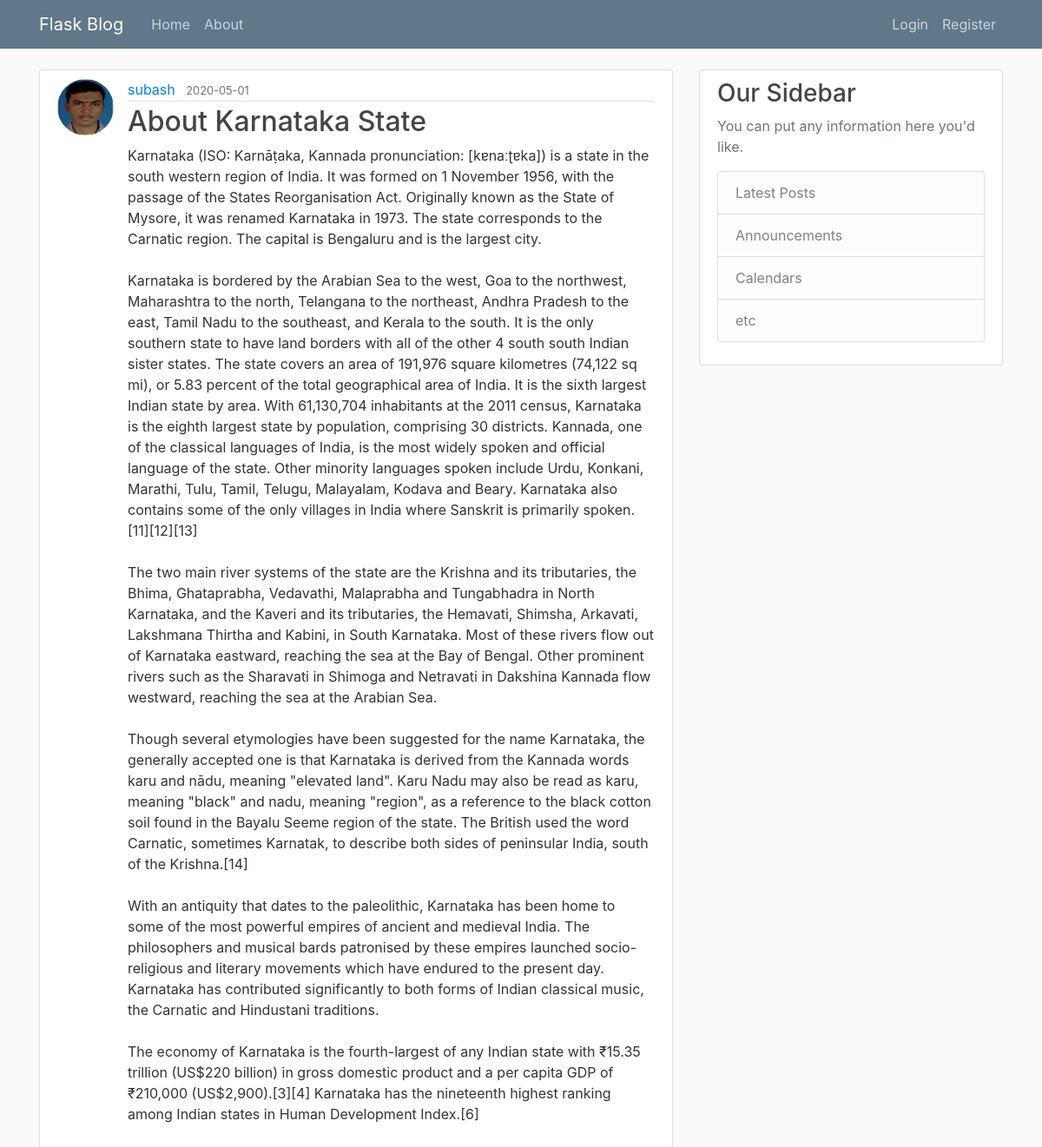
/post/6, run on the app's committed database.
### flaskblog/models.py (models this page shows, shortened)
class User(db.Model, UserMixin):
	id=db.Column(db.Integer, primary_key=True)
	username=db.Column(db.String(20), unique=True,nullable=False)
	email = db.Column(db.String(120), unique=True, nullable=False)
	image_file = db.Column(db.String(20), nullable=False, default='default.jpg')
	password=db.Column(db.String(60), nullable=False)
	posts=db.relationship('Post', backref='author',lazy=True)

class Post(db.Model):
	id=db.Column(db.Integer, primary_key=True)
	title=db.Column(db.String(100), nullable=False)
	date_posted=db.Column(db.DateTime, nullable=False, default=datetime.utcnow)
	content=db.Column(db.Text, nullable=False)
	user_id=db.Column(db.Integer, db.ForeignKey('user.id'), nullable=False)

### flaskblog/posts/routes.py (the view)
@posts.route("/post/<int:post_id>")
def post(post_id):
	post = Post.query.get_or_404(post_id)
	return render_template('post.html', title=post.title, post=post)

### flaskblog/templates/post.html (shortened to what this page needs)
{% extends "layout.html" %}
{% block content %}
		<article class="media content-section">
      <img  class= "rounded-circle article-img" src="{{ url_for('static', filename='profile_pics/'+ post.author.image_file) }}">
  			<div class="media-body">
    			<div class="article-metadata">
      				<a class="mr-2" href="{{ url_for('users.user_posts', username=post.author.username)}}">{{ post.author.username }}</a>
      				<small class="text-muted">{{ post.date_posted.strftime('%Y-%m-%d') }}</small>
    			</div>
    			<h2 class="article-title">{{ post.title }}</h2>
    			<p class="article-content">{{ post.content }}</p>
  			</div>
		</article>
{% endblock content %}

### flaskblog/static/main.css (style rules this page uses)
body { background: #fafafa; color: #333333; margin-top: 5rem; }
h1, h2, h3, h4, h5, h6 { color: #444444; }
.content-section { background: #ffffff; padding: 10px 20px; border: 1px solid #dddddd; border-radius: 3px; margin-bottom: 20px; }
.article-title { color: #444444; }
.article-content { white-space: pre-line; }
.article-img { height: 65px; width: 65px; margin-right: 16px; }
.article-metadata { padding-bottom: 1px; margin-bottom: 4px; border-bottom: 1px solid #e3e3e3 }

### data on the page
User: image_file (picture), author.username "subash"
Post: date_posted "2020-05-01", title "About Karnataka State", content "Karnataka (ISO: Karnāṭaka, Kannada pronunciation: [kɐnaːʈɐka]) is a state in the south western region of India. It was formed on 1 November 1956, with the passage of the States Reorganisation Act. Originally known as the State of Mysore, it was renamed Karnataka in 1973. The state corresponds to the Carnatic region. The capital is Bengaluru and is the largest city. Karnataka is bordered by the Arabian Sea to the west, Goa to the northwest, Maharashtra to the north, Telangana to the northeast, Andhra Pradesh to the east, Tamil Nadu to the southeast, and Kerala to the south. It is the only southern state to have land borders with all of the other 4 south south Indian sister states. The state…"
